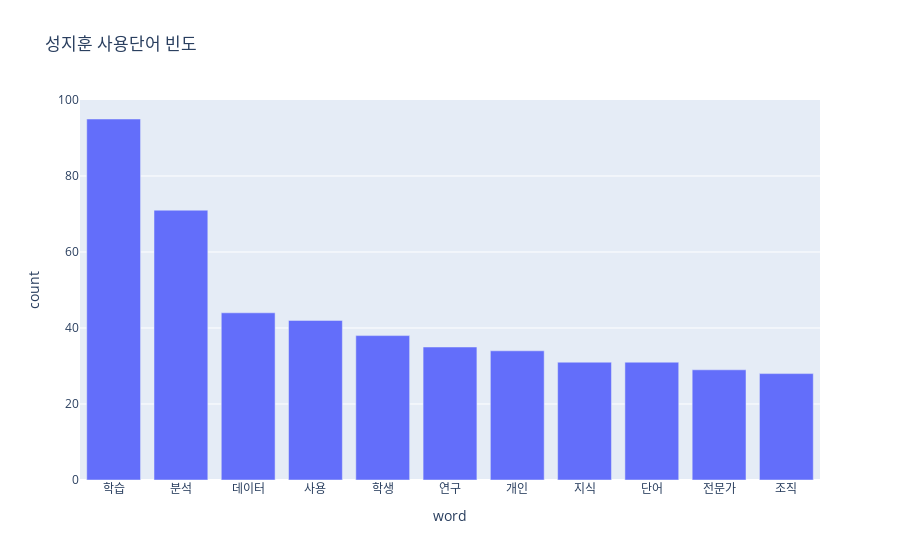
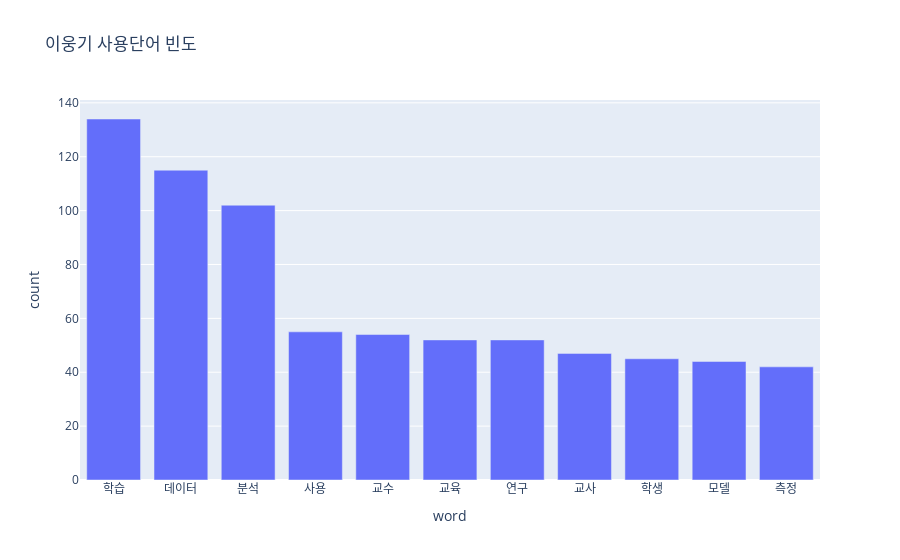
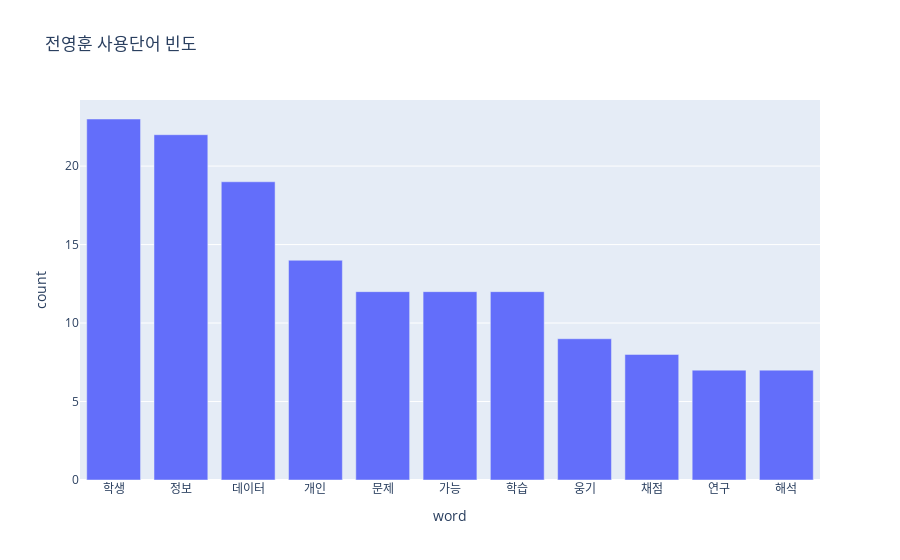

The code cell stored with these charts, in order, in its notebook:
### Code cell
import plotly.express as px

def draw_bar(people_wdcount_ls, # 사람 워드카운트
            people_name, # 사람이름
            ):

    for_fig = {'word': [], 'count': []}
    for idx, dt in enumerate(people_wdcount_ls):
        if idx > 10: continue
        else:
            for_fig['word'].append(dt[0])
            for_fig['count'].append(dt[1])

    fig = px.bar(for_fig, x='word', y='count', title=f'{people_name} 사용단어 빈도')
    fig.show()

draw_bar(hun, people_name='성지훈')
draw_bar(unggi, people_name='이웅기')
draw_bar(YH, people_name='전영훈')

### Figure 1 — Plotly figure (JSON) as saved in the notebook; plotly's stock layout.template omitted (floating-point values rounded to 4 significant figures)
{"data": [{"alignmentgroup": "True", "hovertemplate": "word=%{x}<br>count=%{y}<extra></extra>", "legendgroup": "", "marker": {"color": "#636efa"}, "name": "", "offsetgroup": "", "orientation": "v", "showlegend": false, "textposition": "auto", "type": "bar", "x": ["학습", "분석", "데이터", "사용", "학생", "연구", "개인", "지식", "단어", "전문가", "조직"], "xaxis": "x", "y": [95, 71, 44, 42, 38, 35, 34, 31, 31, 29, 28], "yaxis": "y"}], "layout": {"barmode": "relative", "legend": {"tracegroupgap": 0}, "title": {"text": "성지훈 사용단어 빈도"}, "xaxis": {"anchor": "y", "domain": [0, 1], "title": {"text": "word"}}, "yaxis": {"anchor": "x", "domain": [0, 1], "title": {"text": "count"}}}}

### Figure 2 — Plotly figure (JSON) as saved in the notebook; plotly's stock layout.template omitted (floating-point values rounded to 4 significant figures)
{"data": [{"alignmentgroup": "True", "hovertemplate": "word=%{x}<br>count=%{y}<extra></extra>", "legendgroup": "", "marker": {"color": "#636efa"}, "name": "", "offsetgroup": "", "orientation": "v", "showlegend": false, "textposition": "auto", "type": "bar", "x": ["학습", "데이터", "분석", "사용", "교수", "교육", "연구", "교사", "학생", "모델", "측정"], "xaxis": "x", "y": [134, 115, 102, 55, 54, 52, 52, 47, 45, 44, 42], "yaxis": "y"}], "layout": {"barmode": "relative", "legend": {"tracegroupgap": 0}, "title": {"text": "이웅기 사용단어 빈도"}, "xaxis": {"anchor": "y", "domain": [0, 1], "title": {"text": "word"}}, "yaxis": {"anchor": "x", "domain": [0, 1], "title": {"text": "count"}}}}

### Figure 3 — Plotly figure (JSON) as saved in the notebook; plotly's stock layout.template omitted (floating-point values rounded to 4 significant figures)
{"data": [{"alignmentgroup": "True", "hovertemplate": "word=%{x}<br>count=%{y}<extra></extra>", "legendgroup": "", "marker": {"color": "#636efa"}, "name": "", "offsetgroup": "", "orientation": "v", "showlegend": false, "textposition": "auto", "type": "bar", "x": ["학생", "정보", "데이터", "개인", "문제", "가능", "학습", "웅기", "채점", "연구", "해석"], "xaxis": "x", "y": [23, 22, 19, 14, 12, 12, 12, 9, 8, 7, 7], "yaxis": "y"}], "layout": {"barmode": "relative", "legend": {"tracegroupgap": 0}, "title": {"text": "전영훈 사용단어 빈도"}, "xaxis": {"anchor": "y", "domain": [0, 1], "title": {"text": "word"}}, "yaxis": {"anchor": "x", "domain": [0, 1], "title": {"text": "count"}}}}
